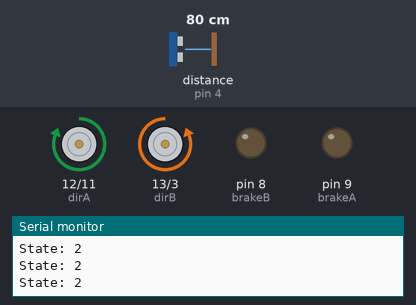
Bench run of a sketch on a simulated Arduino Uno, built with avr-gcc and run on an emulated ATmega328P. On the bench: direction and speed pins drawn as motors (green arrow = direction pin HIGH = forward, orange = LOW = backward, longer = more drive), output pins drawn as LEDs (lit = HIGH), the last lines printed to the serial monitor. Wiring (inferred from the names in the program): ultrasonic range finder: trigger pin 7; echo pin 4. Inputs (shaded band) come from the test bench; at power-on: distance to the obstacle (sensor on pin 4) 80 cm. The echo pulse lasts 58.3 µs per cm; pins used as bus, display or sensor lines are not drawn.

Above: at 1.2 s.
1.3 s: distance to the obstacle (sensor on pin 4) set to 23 cm
2.8 s: distance to the obstacle (sensor on pin 4) set to 18 cm
At 4.2 s:
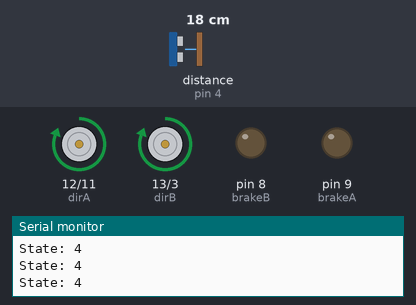
4.5 s: distance to the obstacle (sensor on pin 4) set to 35 cm
At 4.79 s:
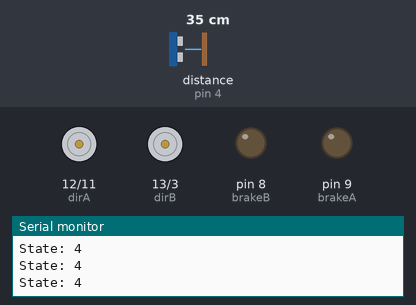
6.3 s: distance to the obstacle (sensor on pin 4) set to 2 cm
At 7.7 s:
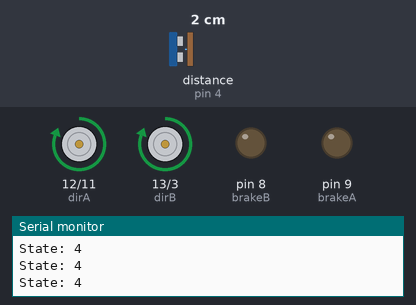
8.0 s: distance to the obstacle (sensor on pin 4) set to 60 cm
At 9.8 s:
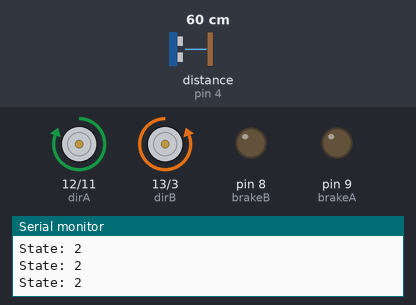
Timing chart, 0 to 10.8 s (numbered marks = the images above; inputs shaded):
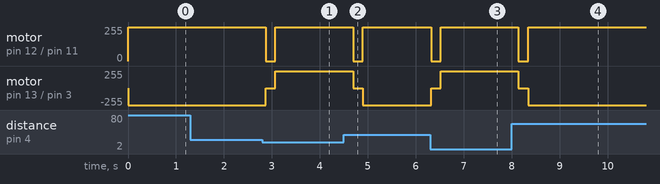

Measured:
- the behaviour switches between 21 and 20 cm on distance to the obstacle (sensor on pin 4) (found by bisection; images 0 and 1)
- after the input at 2.8 s, motor on pin 12 (dirA) / pin 11 (pwmA): forward 255/255 → stopped after 0.07 s, → forward 255/255 0.20 s later; motor on pin 13 (dirB) / pin 3 (pwmB): backward 255/255 → stopped after 0.07 s, → forward 255/255 0.20 s later
- after the input at 4.5 s, motor on pin 12 (dirA) / pin 11 (pwmA): forward 255/255 → stopped after 0.19 s, → forward 255/255 0.20 s later; motor on pin 13 (dirB) / pin 3 (pwmB): forward 255/255 → stopped after 0.19 s, → backward 255/255 0.20 s later
- after the input at 6.3 s, motor on pin 12 (dirA) / pin 11 (pwmA): forward 255/255 → stopped at once, → forward 255/255 0.20 s later; motor on pin 13 (dirB) / pin 3 (pwmB): backward 255/255 → stopped at once, → forward 255/255 0.20 s later
- after the input at 8.0 s, motor on pin 12 (dirA) / pin 11 (pwmA): forward 255/255 → stopped after 0.14 s, → forward 255/255 0.20 s later; motor on pin 13 (dirB) / pin 3 (pwmB): forward 255/255 → stopped after 0.14 s, → backward 255/255 0.20 s later

The sketch:

motor.ino
```cpp
// initial motor tests
const int ultraTrig = 7;
const int ultraEcho = 4;
const int pwmA = 11;
const int pwmB = 3;
const int dirA = 12;
const int dirB = 13;
const int brakeA = 9;
const int brakeB = 8;
unsigned long duration;
int state = 0;


void setup() {
  // put your setup code here, to run once:
  pinMode(ultraTrig,OUTPUT);
  pinMode(ultraEcho,INPUT);
  pinMode(pwmA,OUTPUT);
  pinMode(pwmB,OUTPUT);
  pinMode(dirA,OUTPUT);
  pinMode(dirB,OUTPUT);
  pinMode(brakeA,OUTPUT);
  pinMode(brakeB,OUTPUT);

  // set directio for both as 1
  digitalWrite(dirA,HIGH);
  digitalWrite(dirB,LOW);
  digitalWrite(brakeA,LOW);
  digitalWrite(brakeB,LOW);
  analogWrite(pwmA,0);
  analogWrite(pwmB,0);
  Serial.begin(9600);

}

void loop() {
  // put your main code here, to run repeatedly:
  readDistance2();
}


void readDistance2()
{
  Serial.print("State: ");
  Serial.println(state);

  switch (state)
  {
    case 0: // initialization, touch only once
       // we have turned on,  perhaps I want to init things here
       // in the future
       state = 1;
    break;
    case 1: // go forward
       // set us to go forward
       digitalWrite(dirA,HIGH);
       digitalWrite(dirB,LOW);

       analogWrite(pwmA,255);
       analogWrite(pwmB,255);
       state = 2;
    break;
    case 2: // poll forward state
       digitalWrite(ultraTrig, HIGH);
       delay(1);
       digitalWrite(ultraTrig, LOW);
       duration = pulseIn(ultraEcho,HIGH);
       if (duration < 1200)
       {
         analogWrite(pwmA,0);
         analogWrite(pwmB,0);
         state = 3; // transition to go backwards state after stopping motor
       } // else we stay in this state and just poll
       delay(200);
    break;
    case 3: // turning state
         digitalWrite(dirB,HIGH);
         analogWrite(pwmA,255);
         analogWrite(pwmB,255);
         state = 4;
    break;
    case 4:
       digitalWrite(ultraTrig, HIGH);
       delay(1);
       digitalWrite(ultraTrig, LOW);
       duration = pulseIn(ultraEcho,HIGH);
       if (duration > 1200)
       {
         analogWrite(pwmA,0);
         analogWrite(pwmB,0);
         state = 1; // transition to go backwards state after stopping motor
       } // else we stay in this state and just poll
       delay(200);
    break;
  }

}

void readDistance()
{
  digitalWrite(ultraTrig, HIGH);
  delay(1);
  digitalWrite(ultraTrig, LOW);
  duration = pulseIn(ultraEcho,HIGH);
  Serial.print("Duration: ");
  Serial.println(duration);
  if (duration < 1200)
  {
      Serial.println("Turning off motor");
      analogWrite(pwmA,0);
      analogWrite(pwmB,0);
      Serial.println("Reversing Motor");
      digitalWrite(dirB,LOW);
      analogWrite(pwmA,255);
      analogWrite(pwmB,255);


   } else
   {
      Serial.println("Both Motors Forward");
      digitalWrite(dirB,HIGH);
      analogWrite(pwmA,255);
      analogWrite(pwmB,255);

   }
  delay(500);                   // delay for onTime milliseconds

}
```
